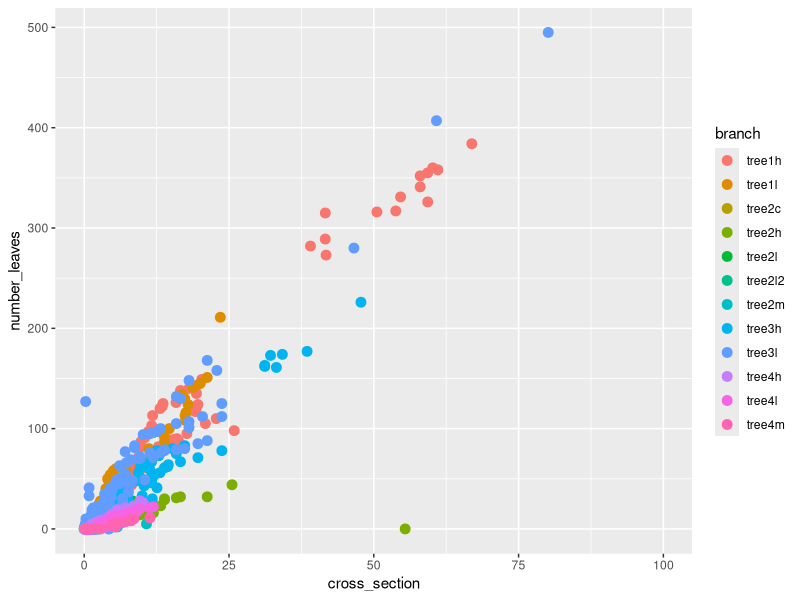
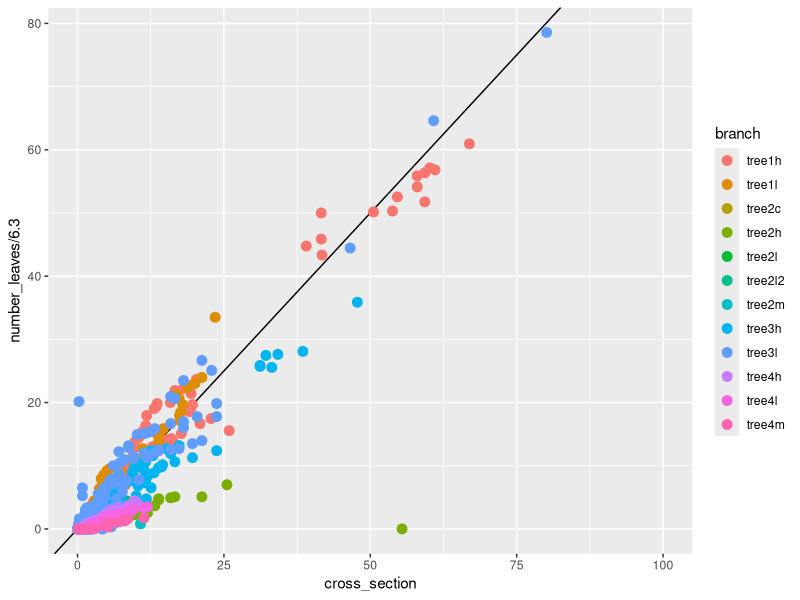
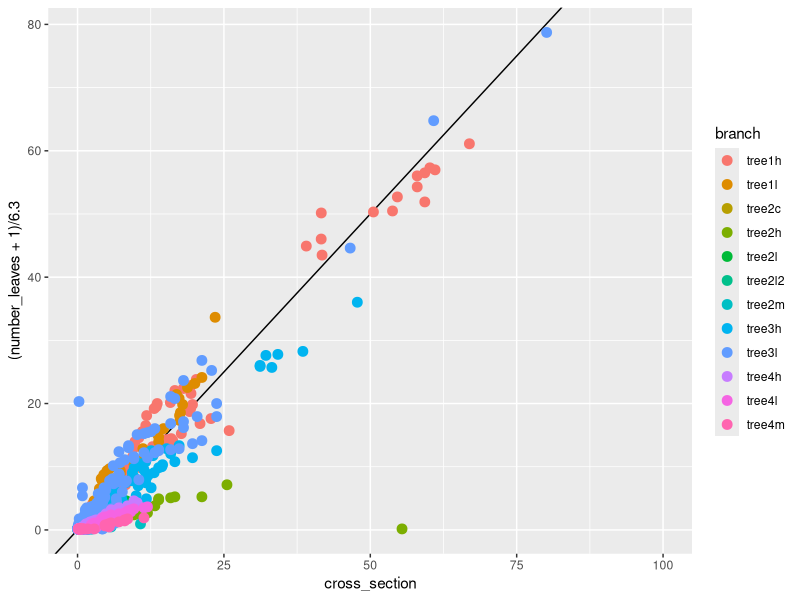
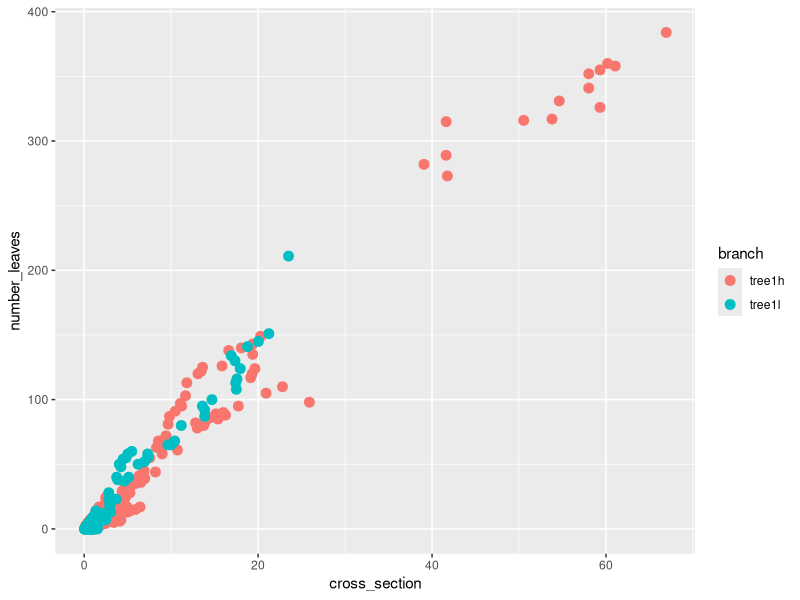
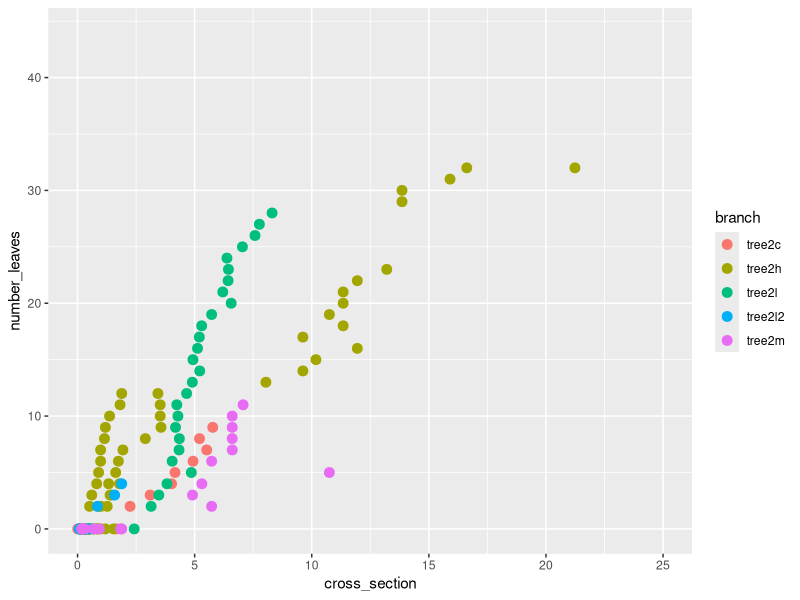
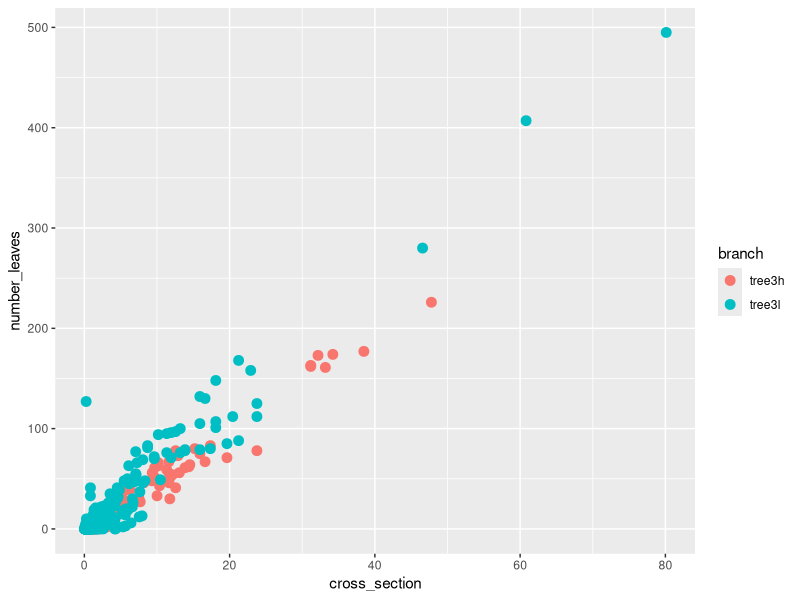
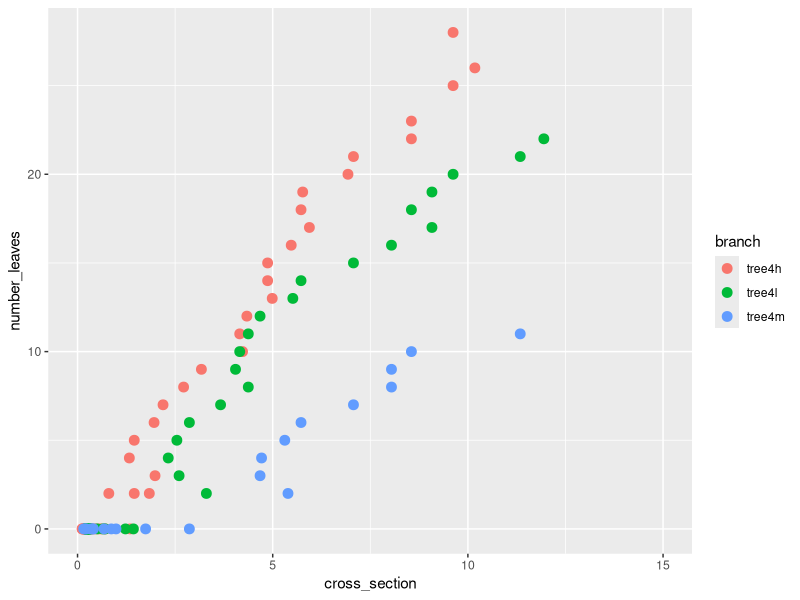
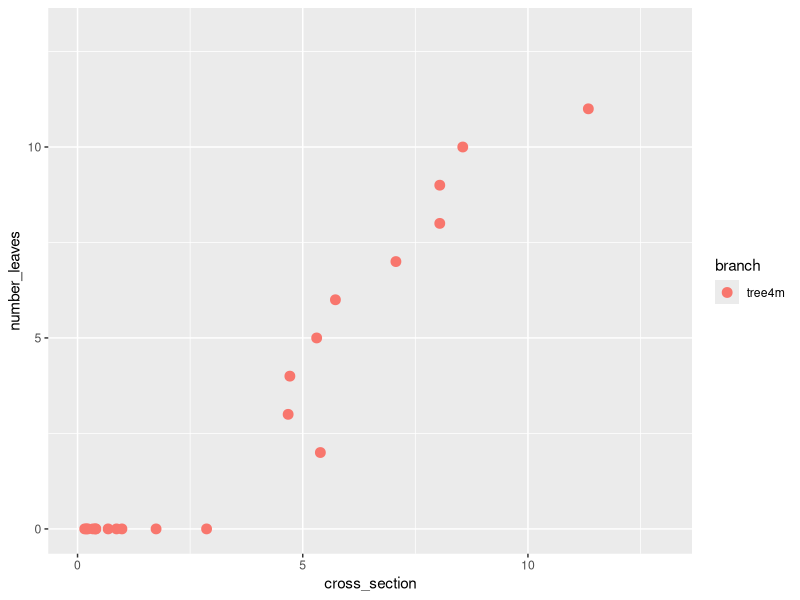

Reproduce these figures in R, in order.
# 
library(ggplot2)
library(magrittr)
library(data.table)
library(tidyverse)

df_mtg = fread("2-results/data.csv", data.table = FALSE)

# NUMBER of LEAVES
# toutes les branches
df_mtg%>%
  dplyr::filter(ID != 1500 & ID != 1515 & ID != 4296)%>%
  ggplot(aes(x= cross_section, y= number_leaves))+
  geom_point(aes(color = branch), size=3)+xlim(0,100)
df_mtg%>%
  dplyr::filter(ID != 1500 & ID != 1515 & ID != 4296)%>%
  ggplot(aes(x= cross_section, y= number_leaves/6.3))+
  geom_abline(slope = 1,intercept = 0)+
  geom_point(aes(color = branch), size=3)+xlim(0,100)
df_mtg%>%
  dplyr::filter(ID != 1500 & ID != 1515 & ID != 4296)%>%
  ggplot(aes(x= cross_section, y= (number_leaves+1)/6.3))+
  geom_abline(slope = 1,intercept = 0)+
  geom_point(aes(color = branch), size=3)+xlim(0,100)

# arbre par arbre
df_mtg%>%
  dplyr::filter(ID != 1500 & ID != 1515 & ID != 4296 & (str_detect(branch,"tree1")))%>%
  ggplot(aes(x= cross_section, y= number_leaves))+
  geom_point(aes(color = branch), size=3)
df_mtg%>%
  dplyr::filter(ID != 1500 & ID != 1515 & ID != 4296 & (str_detect(branch,"tree2")))%>%
  ggplot(aes(x= cross_section, y= number_leaves))+
  geom_point(aes(color = branch), size=3)+xlim(0,25)
df_mtg%>%
  dplyr::filter(ID != 1500 & ID != 1515 & ID != 4296 & (str_detect(branch,"tree3")))%>%
  ggplot(aes(x= cross_section, y= number_leaves))+
  geom_point(aes(color = branch), size=3)
df_mtg%>%
  dplyr::filter(ID != 1500 & ID != 1515 & ID != 4296 & (str_detect(branch,"tree4")))%>%
  ggplot(aes(x= cross_section, y= number_leaves))+
  geom_point(aes(color = branch), size=3)+xlim(0,15)

df_mtg%>%
  dplyr::filter(ID != 1500 & ID != 1515 & ID != 4296 & (str_detect(branch,"tree4m")))%>%
  ggplot(aes(x= cross_section, y= number_leaves))+
  geom_point(aes(color = branch), size=3) + xlim(0,13) + ylim(0,13)
df_mtg%>%
  dplyr::filter(ID != 1500 & ID != 1515 & ID != 4296 & (str_detect(branch,"tree4m")))%>%
  ggplot(aes(x= cross_section, y= number_leaves+1))+
  geom_point(aes(color = branch), size=3) + xlim(0,13) + ylim(0,13)

# DIAMETRE vs PATHLENGTH
df_mtg%>%
  dplyr::filter(ID != 1500 & ID != 1515 & ID != 4296)%>%
  ggplot(aes(x= cross_section, y= pathlength_subtree))+
  geom_point(aes(color = branch), size=3)+xlim(0,30)
# arbre par arbre
df_mtg%>%
  dplyr::filter(ID != 1500 & ID != 1515 & ID != 4296 & (str_detect(branch,"tree1")))%>%
  ggplot(aes(x= cross_section, y= pathlength_subtree))+
  geom_point(aes(color = branch), size=3)+xlim(0,25)
df_mtg%>%
  dplyr::filter(ID != 1500 & ID != 1515 & ID != 4296 & (str_detect(branch,"tree2")))%>%
  ggplot(aes(x= cross_section, y= pathlength_subtree))+
  geom_point(aes(color = branch), size=3)+xlim(0,30)
df_mtg%>%
  dplyr::filter(ID != 1500 & ID != 1515 & ID != 4296 & (str_detect(branch,"tree3")))%>%
  ggplot(aes(x= cross_section, y= pathlength_subtree))+
  geom_point(aes(color = branch), size=3)+xlim(0,30)
df_mtg%>%
  dplyr::filter(ID != 1500 & ID != 1515 & ID != 4296 & (str_detect(branch,"tree4")))%>%
  ggplot(aes(x= cross_section, y= pathlength_subtree))+
  geom_point(aes(color = branch), size=3)+xlim(0,15)


# ....


# df_mtg%>%
#   dplyr::filter(ID != 1500 & ID != 1515 & ID != 4296 & number_leaves==0 )%>%
#   ggplot(aes(x= length, y= cross_section))+
#   geom_point(aes(color = branch), size=3) + ylim(0,3)





df_mtg%>%
  dplyr::filter(ID != 1500 & ID != 1515 & ID != 4296)%>%
  ggplot(aes(x= cross_section, y= pathlength_subtree*number_leaves))+
  geom_point(aes(color = branch), size=3)+xlim(0,30)
